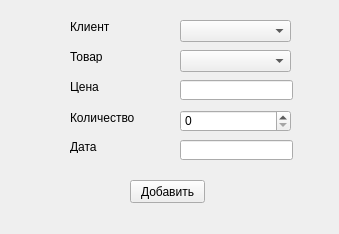
<?xml version="1.0" encoding="UTF-8"?>
<ui version="4.0">
 <class>AddProdajiForm</class>
 <widget class="QWidget" name="AddProdajiForm">
  <property name="geometry">
   <rect>
    <x>0</x>
    <y>0</y>
    <width>339</width>
    <height>234</height>
   </rect>
  </property>
  <property name="windowTitle">
   <string>Form</string>
  </property>
  <widget class="QComboBox" name="comboBox">
   <property name="geometry">
    <rect>
     <x>180</x>
     <y>20</y>
     <width>111</width>
     <height>22</height>
    </rect>
   </property>
  </widget>
  <widget class="QLineEdit" name="lineEdit">
   <property name="geometry">
    <rect>
     <x>180</x>
     <y>80</y>
     <width>113</width>
     <height>20</height>
    </rect>
   </property>
  </widget>
  <widget class="QSpinBox" name="spinBox">
   <property name="geometry">
    <rect>
     <x>180</x>
     <y>110</y>
     <width>111</width>
     <height>22</height>
    </rect>
   </property>
  </widget>
  <widget class="QLineEdit" name="lineEdit_2">
   <property name="geometry">
    <rect>
     <x>180</x>
     <y>140</y>
     <width>113</width>
     <height>20</height>
    </rect>
   </property>
  </widget>
  <widget class="QLabel" name="label">
   <property name="geometry">
    <rect>
     <x>70</x>
     <y>20</y>
     <width>47</width>
     <height>13</height>
    </rect>
   </property>
   <property name="text">
    <string>Клиент</string>
   </property>
  </widget>
  <widget class="QLabel" name="label_2">
   <property name="geometry">
    <rect>
     <x>70</x>
     <y>50</y>
     <width>47</width>
     <height>13</height>
    </rect>
   </property>
   <property name="text">
    <string>Товар</string>
   </property>
  </widget>
  <widget class="QLabel" name="label_3">
   <property name="geometry">
    <rect>
     <x>70</x>
     <y>80</y>
     <width>47</width>
     <height>13</height>
    </rect>
   </property>
   <property name="text">
    <string>Цена</string>
   </property>
  </widget>
  <widget class="QLabel" name="label_4">
   <property name="geometry">
    <rect>
     <x>70</x>
     <y>110</y>
     <width>71</width>
     <height>16</height>
    </rect>
   </property>
   <property name="text">
    <string>Количество</string>
   </property>
  </widget>
  <widget class="QLabel" name="label_5">
   <property name="geometry">
    <rect>
     <x>70</x>
     <y>140</y>
     <width>47</width>
     <height>13</height>
    </rect>
   </property>
   <property name="text">
    <string>Дата</string>
   </property>
  </widget>
  <widget class="QPushButton" name="pushButton">
   <property name="geometry">
    <rect>
     <x>130</x>
     <y>180</y>
     <width>75</width>
     <height>23</height>
    </rect>
   </property>
   <property name="text">
    <string>Добавить</string>
   </property>
  </widget>
  <widget class="QComboBox" name="comboBox_2">
   <property name="geometry">
    <rect>
     <x>180</x>
     <y>50</y>
     <width>111</width>
     <height>22</height>
    </rect>
   </property>
  </widget>
 </widget>
 <resources/>
 <connections/>
</ui>
